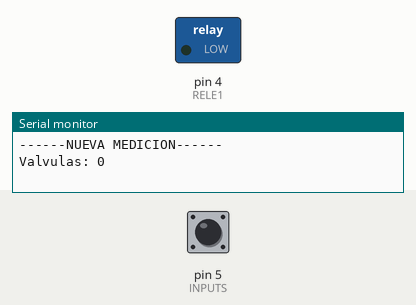
The sketch below on a simulated Arduino Mega 2560, built with avr-gcc and run on an emulated ATmega2560. On the bench: switched loads named in the sketch (green lamp = pin HIGH), the last lines printed to the serial monitor. The inputs (shaded band) are chosen by the test bench; at power-on: pin 5 (INPUTS) HIGH. The audio player accepts every command and is not drawn.

Above: at 1.7 s.
1.8 s: pin 5 (INPUTS) pulled LOW for 0.15 s
At 2.5 s:
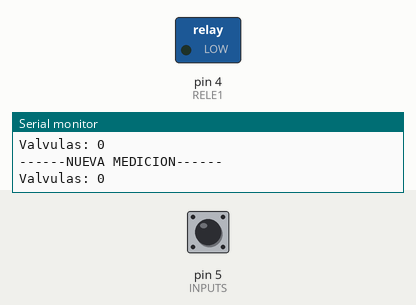
3.4 s: pin 5 (INPUTS) pulled LOW for 3.2 s
At 4.2 s:
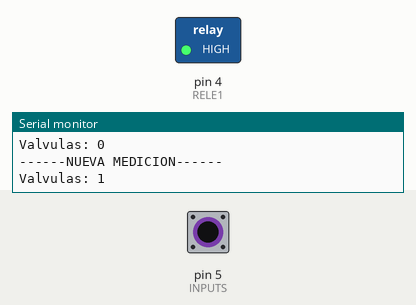
8.1 s: pin 5 (INPUTS) pulled LOW for 1 s
At 9.8 s:
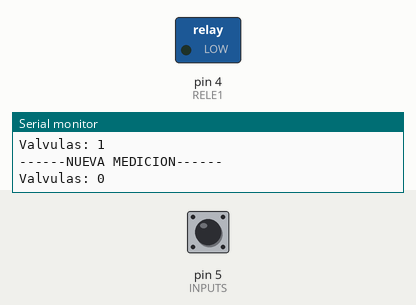
Timing chart, 0 to 11.3 s (numbered marks = the images above; inputs shaded):
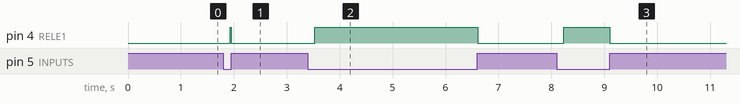

The sketch:

discosUs.ino
```cpp
/* VALVULAS_02
 *
 * MEGA, DFPLAYER, BOTONES Y RELE
 *
 */

//INCLUDES
#include "SoftwareSerial.h"
#include "DFRobotDFPlayerMini.h"

//EDITABLE
#define SPRINT      true
#define NEED_REPOSO false
#define VALVU    5
#define RELE1    4
#define RX        2
#define TX        3

#define DS       10


const int N_INPUTS = 1;
const int INPUTS[N_INPUTS] = {VALVU};
const int INPUTS_ISTATE[N_INPUTS] = {1};
const int N_OUTPUTS = 1;
const int OUTPUTS[N_OUTPUTS] = {RELE1};
const int OUTPUTS_ISTATE[N_OUTPUTS] = {0};

boolean retencion = false;

//OBJETOS
SoftwareSerial mySoftwareSerial(RX, TX);    // RX, TX
DFRobotDFPlayerMini myDFPlayer;                     //dfplayer
void printDetail(uint8_t type, int value);          //dfplayer

//NO EDITABLE
boolean reposo = false;
boolean activo = false;
boolean resuelto = false;
unsigned long timer_print = 0;
////////////////////////////////////SETUP///////////////////////////////
//NO EDITABLE
void setup() {
  if(SPRINT){Serial.begin(9600);}
//declara entradas
  for(int a = 0;a < N_INPUTS;a++){
    pinMode(INPUTS[a] , INPUT);
    digitalWrite(INPUTS[a] , INPUTS_ISTATE[a]);
  }
//declara salidas
  for(int a = 0;a < N_OUTPUTS;a++){
    pinMode(OUTPUTS[a] , OUTPUT);
    digitalWrite(OUTPUTS[a] , OUTPUTS_ISTATE[a]);
  }
//si necesita reposo
  if(NEED_REPOSO){reposo=true;activo=false;resuelto=false;}else{reposo=false;activo=true;resuelto=false;}
//EDITABLE
  mySoftwareSerial.begin(9600);
  if (!myDFPlayer.begin(mySoftwareSerial)) {                     //Arranca dfplayer
    Serial.println(F("Unable to begin:"));
    Serial.println(F("1.Please recheck the connection!"));
    Serial.println(F("2.Please insert the SD card!"));
    Serial.println(myDFPlayer.readState()); //read mp3 state
    Serial.println(myDFPlayer.readFileCounts()); //read all file counts in SD card
  }
}

///////////////////////////////////////LOOP//////////////////////////////////////////
void loop() {
  if_reposo();
  if_activo();
  if_resuelto();
  showme();
}

////////////////////////////////////////FUNCIONES///////////////////////////////////
//EDITABLE
void if_reposo()
{
  if(reposo){
  }
}

void if_activo()
{
  if(activo){
    if(check(0,VALVU,DS)){if(check(0,VALVU,DS)){if(retencion){myDFPlayer.loop(1);digitalWrite(RELE1,HIGH);retencion = false;}}}else{digitalWrite(RELE1,LOW);myDFPlayer.pause();retencion=true;}
  }
}

void if_resuelto()
{
  if(resuelto){
    digitalWrite(RELE1,LOW);
  }
}

void showme ()
{
  if(SPRINT && millis() - timer_print > 1000)
  {
    Serial.println("------NUEVA MEDICION------");
    Serial.print("Valvulas: ");
    Serial.println(check(0, VALVU ,DS));
    timer_print = millis();
    }
  }

//NO EDITABLE
//comprueba el estado de un sensor
boolean check (boolean cual, int entrada, int ds)
{
  boolean resu = false;
  int contador = 0;
  if(cual){ while(digitalRead(entrada) == 1 && resu == false){delay(ds);contador++;if(contador == 5){resu = true;}}
  }else{    while(digitalRead(entrada) == 0 && resu == false){delay(ds);contador++;if(contador == 5){resu = true;}}}
  return resu;
}
```

Measured:
- after the input at 1.8 s, pin 4 (RELE1): LOW → HIGH after 0.13 s, → LOW 0.02 s later
- after the input at 3.4 s, pin 4 (RELE1): LOW → HIGH after 0.13 s, → LOW 3.1 s later
- after the input at 8.1 s, pin 4 (RELE1): LOW → HIGH after 0.13 s, → LOW 0.87 s later
